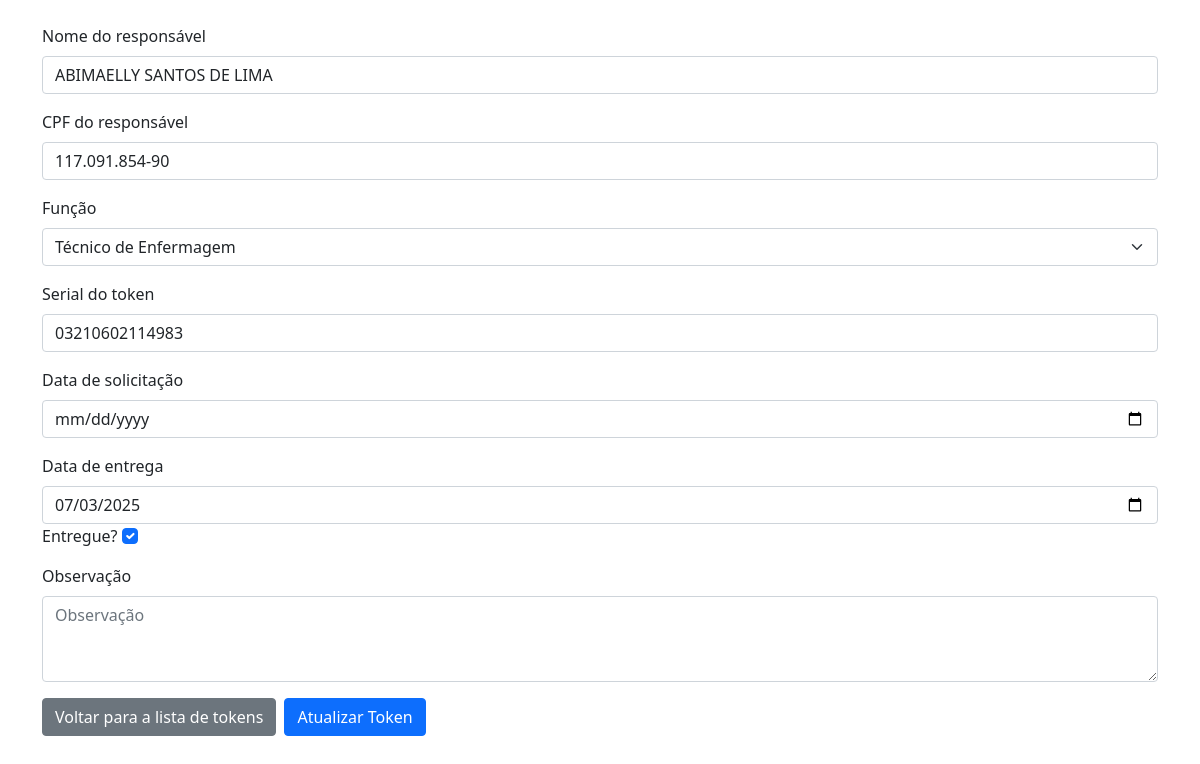
/atualizar_token/87/ (signed in), run on the app's committed database.
### tokens_app/models.py (models this page shows)
class Token(models.Model):
    nome_responsavel = models.CharField(max_length=125, null=False, blank=False)
    cpf_responsavel = models.CharField(max_length=14, null=True, blank=True)
    funcao_responsavel = models.CharField(max_length=125, choices=FUNCOES, null=True, blank=True)
    serial = models.CharField(max_length=14, null=True, blank=True)
    data_solicitacao = models.DateField(null=True, blank=True, default=None)
    data_entrega = models.DateField(blank=True, null=True)
    data_modificacao = models.DateField(auto_now=True)
    observacao = models.TextField(null=True, blank=True)
    criador = models.CharField(max_length=125, null=True, blank=True)
    modificador = models.CharField(max_length=125, null=True, blank=True)
    token_entregue = models.BooleanField(default=False)
    token_ativo = models.BooleanField(default=True)
    def __str__(self):
        return f"{self.nome_responsavel}"

### tokens_app/views.py (the view, shortened to what this page needs)
# urls.py: path("atualizar_token/<int:token_id>/", views.atualizar_token, name="atualizar_token"),
def atualizar_token(request, token_id):
    if not request.user.is_authenticated:
        return redirect('login')
    else:
        token = Token.objects.get(id=token_id)
        try:
            token.data_entrega = token.data_entrega.strftime("20%y-%m-%d")
            token.data_solicitacao = token.data_solicitacao.strftime("20%y-%m-%d")
        except:
            pass
        logger.info(f"User {request.user.username} acessou a página de atualização do token de: {token.nome_responsavel}. {time.strftime('%Y-%m-%d %H:%M:%S')}")
        return render(request, 'token.html', {'token': token, "funcoes": funcoes, "usuario": request.user, "assistentes": assistentes})

### tokens_app/templates/token.html (shortened to what this page needs)
{% extends "base.html" %}
{% block content %}
    <form action="{% url 'atualizar_token' token.id %}" method="POST" class="container mt-4">
    <div class="mb-3">
        <label for="nome_responsavel" class="form-label">Nome do responsável</label>
        <input type="text" class="form-control" name="nome_responsavel" id="nome_responsavel" value="{{ token.nome_responsavel }}" placeholder="Nome do responsável">
    </div>
    <div class="mb-3">
        <label for="cpf" class="form-label">CPF do responsável</label>
        <input type="text" class="form-control" name="cpf_responsavel" id="cpf" {%if token.cpf_responsavel != None %} value="{{ token.cpf_responsavel }}" {% endif %} placeholder="000.000.000-00" maxlength="14">
    </div>
    <div class="mb-3">
        <label for="funcao_responsavel" class="form-label">Função</label>
        <select class="form-select" name="funcao_responsavel" id="funcao_responsavel" value="{{ token.funcao_responsavel }}">
            <option value="{{token.funcao_responsavel}}">{{token.funcao_responsavel}}</option>
        </select>
    </div>
    <div class="mb-3">
        <label for="serial" class="form-label">Serial do token</label>
        <input type="number" class="form-control" name="serial" id="serial" value="{{ token.serial }}" placeholder="Serial do token" maxlength="14">
    </div>
    <div class="mb-3">
        <label for="data_solicitacao" class="form-label">Data de solicitação</label>
        <input type="date" class="form-control" name="data_solicitacao" id="data_solicitacao" value="{{ token.data_solicitacao }}">
    </div>
    <div class="mb-3">
        <label for="data_entrega" class="form-label">Data de entrega</label>
        <input type="date" class="form-control" name="data_entrega" id="data_entrega" {% if token.data_entrega != None %} value="{{ token.data_entrega }}" {% endif %}>
        <label for="entregue">Entregue? </label>
            <input type="checkbox" name="token_entregue" id="entregue" class="form-check-input" onchange="console.log(this.checked)" {% if token.token_entregue %} checked {% endif %}>
    </div>
    <div class="mb-3">
        <label for="observacao" class="form-label">Observação</label>
        <textarea class="form-control" name="observacao" id="observacao" rows="3" placeholder="Observação">{{ token.observacao }}</textarea>
    </div>
    <div class="d-flex gap-2">
        <a href="{% url 'lista_tokens' %}" class="btn btn-secondary">Voltar para a lista de tokens</a>
        <button type="submit" class="btn btn-primary">Atualizar Token</button>
    </div>
</form>
{% endblock %}

### data on the page
Token: nome_responsavel "ABIMAELLY SANTOS DE LIMA", cpf_responsavel "117.091.854-90", funcao_responsavel "Técnico de Enfermagem", serial "03210602114983", data_entrega "07/03/2025", token_entregue "☑"
